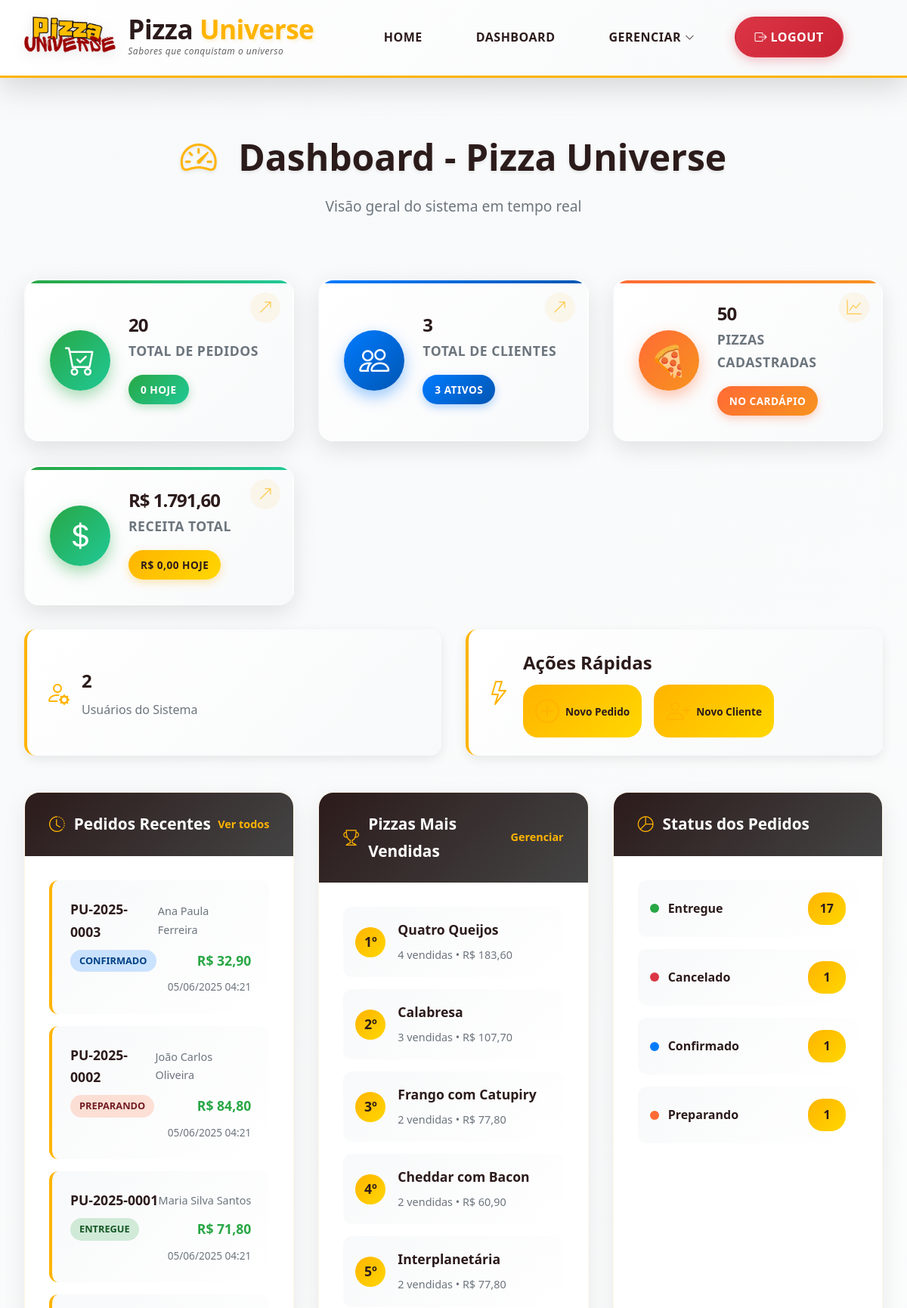
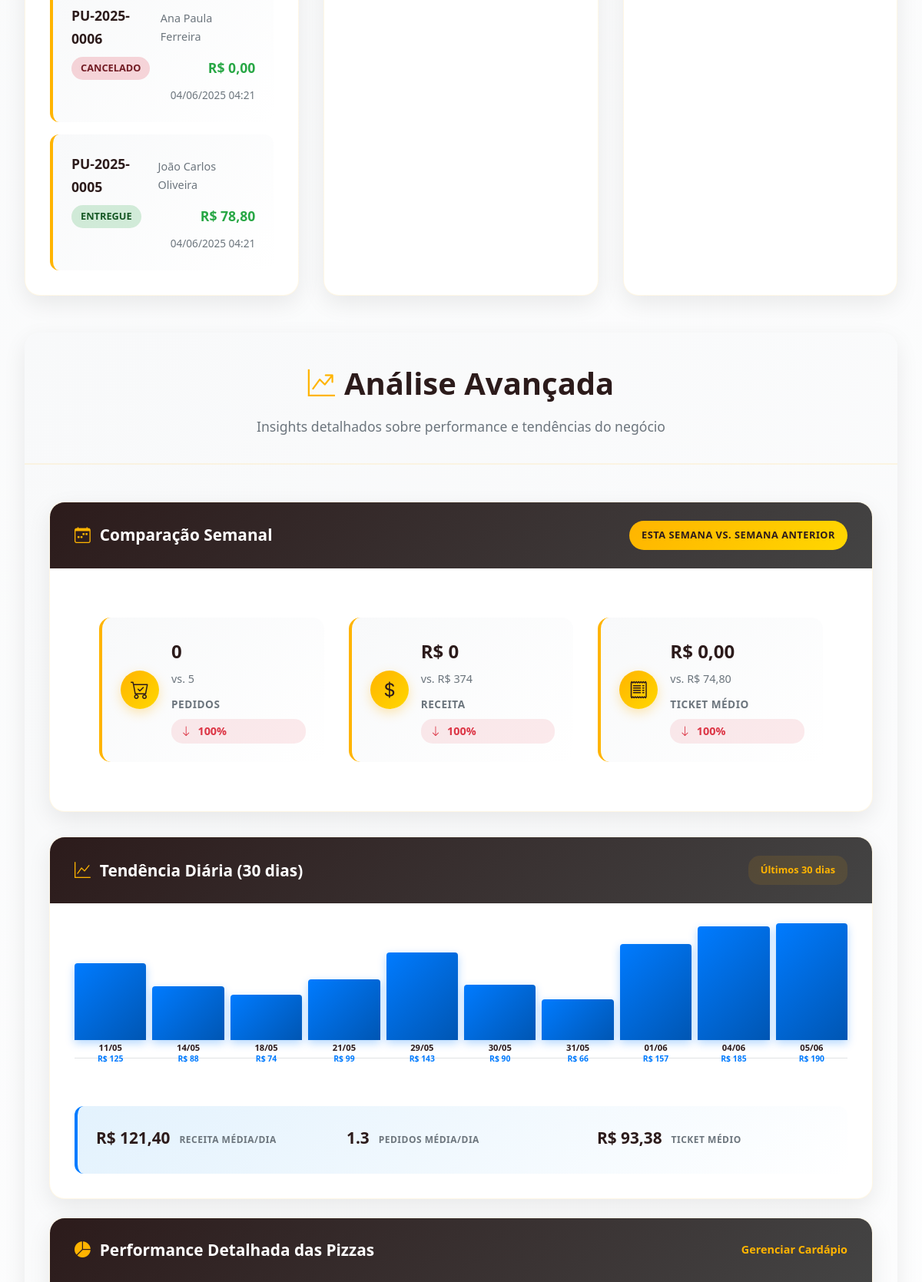
Page /?page=dashboard (signed in, upper part) on the committed database (2 pictures, top to bottom).
### tables this page shows
CREATE TABLE IF NOT EXISTS orders (
    id INT AUTO_INCREMENT PRIMARY KEY,
    customer_id INT NOT NULL,
    order_number VARCHAR(20) NOT NULL UNIQUE,
    status ENUM('pending', 'confirmed', 'preparing', 'ready', 'delivered', 'cancelled') DEFAULT 'pending',
    total_amount DECIMAL(10,2) NOT NULL DEFAULT 0.00,
    delivery_address TEXT,
    notes TEXT,
    created_at TIMESTAMP DEFAULT CURRENT_TIMESTAMP,
    updated_at TIMESTAMP DEFAULT CURRENT_TIMESTAMP ON UPDATE CURRENT_TIMESTAMP,
    FOREIGN KEY (customer_id) REFERENCES customers(id) ON DELETE CASCADE
);

CREATE TABLE IF NOT EXISTS customers (
    id INT AUTO_INCREMENT PRIMARY KEY,
    name VARCHAR(100) NOT NULL,
    cpf VARCHAR(11) NOT NULL UNIQUE,
    phone VARCHAR(11) NOT NULL,
    status ENUM('active', 'inactive') DEFAULT 'active',
    zipcode VARCHAR(10) NOT NULL,
    neighborhood VARCHAR(100) NOT NULL,
    street VARCHAR(200) NOT NULL,
    city VARCHAR(100) NOT NULL,
    state VARCHAR(50) NOT NULL,
    created_at TIMESTAMP DEFAULT CURRENT_TIMESTAMP,
    updated_at TIMESTAMP DEFAULT CURRENT_TIMESTAMP ON UPDATE CURRENT_TIMESTAMP
);

### views/DashboardView.php (the view, shortened to what the rows shown need)
<?php
abstract class DashboardView
{
    public static function render(
        array $stats,
        array $recentOrders,
        array $topPizzas,
        array $monthlyRevenue,
        array $ordersByStatus,
        array $dailyAnalytics,
        array $weeklyComparison,
        array $customerAnalytics,
        array $pizzaPerformance
    ): void {
        $statusLabels = [
            'pending' => 'Pendente',
            'confirmed' => 'Confirmado',
            'preparing' => 'Preparando',
            'ready' => 'Pronto',
            'delivered' => 'Entregue',
            'cancelled' => 'Cancelado'
        ];
?>
        <main class="dashboard-container">
            <div class="dashboard-header">
                <h1><i class="bi bi-speedometer2"></i> Dashboard - Pizza Universe</h1>
            </div>
            <div class="dashboard-grid">
                <div class="dashboard-card recent-orders">
                    <div class="card-content">
                        <?php if (!empty($recentOrders)): ?>
                            <div class="orders-list">
                                <?php foreach ($recentOrders as $order): ?>
                                    <div class="order-item">
                                        <div class="order-info">
                                            <strong><?= htmlspecialchars($order['order_number']) ?></strong>
                                            <span class="customer"><?= htmlspecialchars($order['customer_name'] ?? 'Cliente não encontrado') ?></span>
                                        </div>
                                        <div class="order-details">
                                            <span class="status status-<?= $order['status'] ?>">
                                                <?= $statusLabels[$order['status']] ?? $order['status'] ?>
                                            </span>
                                            <span class="amount">R$ <?= number_format($order['total_amount'], 2, ',', '.') ?></span>
                                        </div>
                                        <div class="order-date">
                                            <?= date('d/m/Y H:i', strtotime($order['created_at'])) ?>
                                        </div>
                                    </div>
                                <?php endforeach; ?>
                            </div>
                        <?php endif; ?>
                    </div>
                </div>
            </div>
            <div class="analytics-section">
                <div class="analytics-header">
                    <h2><i class="bi bi-graph-up-arrow"></i>Análise Avançada</h2>
                </div>
            </div>
        </main>
<?php
    }
}

### rows in the picture
orders: order_number "PU-2025-0003", customer.name "Ana Paula Ferreira", status "CONFIRMADO", total_amount "32,90", created_at "05/06/2025 04:21"
orders: order_number "PU-2025-0002", customer.name "João Carlos Oliveira", status "PREPARANDO", total_amount "84,80", created_at "05/06/2025 04:21"
orders: order_number "PU-2025-0001", customer.name "Maria Silva Santos", status "ENTREGUE", total_amount "71,80", created_at "05/06/2025 04:21"
orders: order_number "PU-2025-0006", customer.name "Ana Paula Ferreira", status "CANCELADO", total_amount "0,00", created_at "04/06/2025 04:21"
orders: order_number "PU-2025-0005", customer.name "João Carlos Oliveira", status "ENTREGUE", total_amount "78,80", created_at "04/06/2025 04:21"

### other values in the picture
$stats['totalOrders'] "20"
$stats['todayOrders'] "0"
$stats['totalCustomers'] "3"
$stats['activeCustomers'] "3"
$stats['totalPizzas'] "50"
$stats['totalRevenue'] "1.791,60"
$stats['todayRevenue'] "0,00"
$stats['totalUsers'] "2"
$pizza['name'] "Quatro Queijos"
$pizza['total_sold'] "4"
$pizza['total_revenue'] "183,60"
$pizza['name'] "Calabresa"
$pizza['total_sold'] "3"
$pizza['total_revenue'] "107,70"
$pizza['name'] "Frango com Catupiry"
